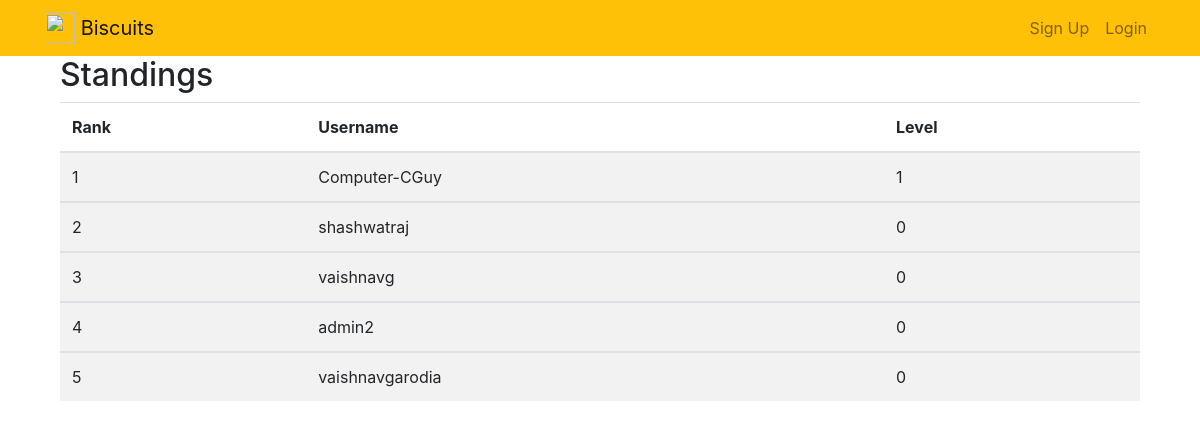
Page /leaderboard/ on the committed database.
### biscuitsrk/models.py (models this page shows, shortened)
class Profile(models.Model):
    user = models.OneToOneField(User, on_delete=models.CASCADE)
    currentlevel = models.IntegerField(default=0)
    institute = models.CharField(max_length=255, null=True)
    currentleveltime= models.DateTimeField(default=timezone.now)
    is_banned = models.BooleanField(default = False)
    mostrecentanswer = models.TextField(null=True)

### biscuitsrk/views.py (the view)
# urls.py: path('leaderboard/', views.leaderboard, name='leaderboard'),
def leaderboard(request):
	queryset = Profile.objects.order_by('-currentlevel','currentleveltime')
	context = {
		'queryset' : queryset,
	}
	return render(request, 'biscuitsrk/leaderboard.html', context)

### biscuitsrk/templates/biscuitsrk/leaderboard.html (shortened to what this page needs)
{% extends "biscuitsrk/base.html" %}
{% block content %}
<div class="col-md-12">
  <h2>Standings</h2>
  <table class="table table-striped">
    <thead>
      <tr>
        <th>Rank</th>
        <th>Username</th>
        <th>Level</th>
      </tr>
    </thead>
{% for User in queryset %}
    <tbody>
      <tr>
        <td>{{forloop.counter}}</td>
        <td data-toggle="tooltip" title="{{User.user.username}}"><span>{{User.user.username}}</span></td>
        <td>{{User.currentlevel}}</td>
      </tr>
  </tbody>
{%endfor%}
  </table>
</div>
{% endblock %}

### rows in the picture
Profile: user.username "Computer-CGuy", currentlevel "1"
Profile: user.username "shashwatraj", currentlevel "0"
Profile: user.username "vaishnavg", currentlevel "0"
Profile: user.username "admin2", currentlevel "0"
Profile: user.username "vaishnavgarodia", currentlevel "0"
